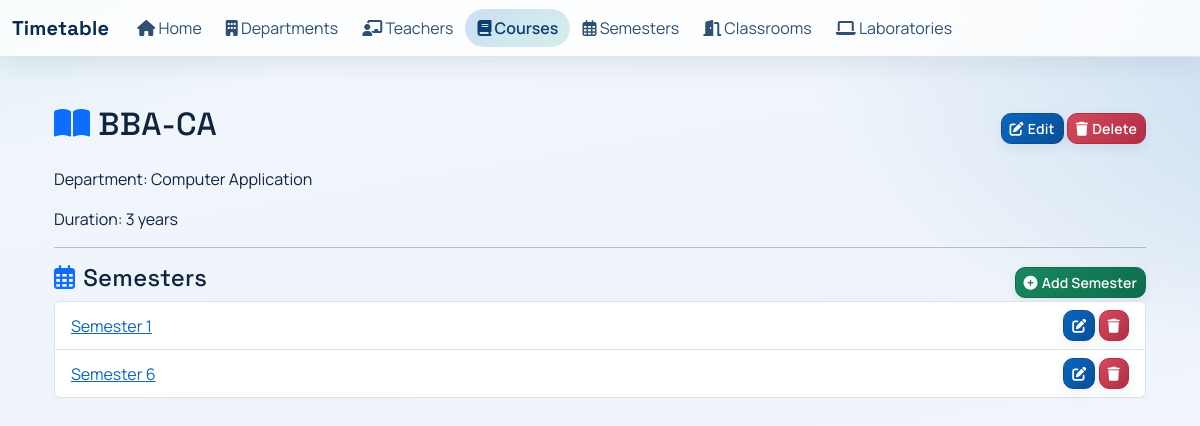
The app's page /courses/23/ with its own data.
### scheduler/models.py (models this page shows, shortened)
class Course(models.Model):
    name = models.CharField(max_length=100)
    department = models.ForeignKey(Department, on_delete=models.CASCADE, related_name='courses')
    duration_years = models.PositiveSmallIntegerField(default=3)

class Department(models.Model):
    name = models.CharField(max_length=100)
    description = models.TextField(blank=True)

class Semester(models.Model):
    number = models.PositiveSmallIntegerField()
    course = models.ForeignKey(Course, on_delete=models.CASCADE, related_name='semesters')
    start_time = models.TimeField(
        null=True, blank=True,
        help_text="Semester daily start time (e.g. 08:00 AM)"
    )
    end_time = models.TimeField(
        null=True, blank=True,
        help_text="Semester daily end time (e.g. 04:00 PM)"
    )
    break_count = models.PositiveSmallIntegerField(
        default=0,
        help_text="Number of breaks during the day"
    )
    breaks = models.TextField(
        blank=True,
        help_text="Comma-separated break ranges (HH:MM-HH:MM)"
    )
    WORKING_DAY_CHOICES = [
        ('MON-FRI', 'Monday–Friday'),
        ('MON-SAT', 'Monday–Saturday'),
    ]
    working_days = models.CharField(
        max_length=7,
        choices=WORKING_DAY_CHOICES,
        default='MON-FRI',
        help_text="Days of week when classes are held"
    )
    max_lectures_per_day = models.PositiveSmallIntegerField(
        default=6,
        help_text="Maximum number of lecture slots allowed per day for this semester"
    )
    start_date = models.DateField(null=True, blank=True)
    end_date = models.DateField(null=True, blank=True)
    class Meta:
        unique_together = ('number', 'course')
        ordering = ['course', 'number']

### scheduler/views.py (the view)
# urls.py: path('courses/<int:pk>/', views.CourseDetailView.as_view(), name='course_detail'),
class CourseDetailView(DetailView):
    model = Course
    template_name = 'course_detail.html'
    context_object_name = 'course'
    def get_context_data(self, **kwargs):
        ctx = super().get_context_data(**kwargs)
        ctx['semesters'] = self.object.semesters.all()
        return ctx

### templates/course_detail.html (shortened to what this page needs)
{% extends "base.html" %}
{% block content %}
<div class="container py-4">
    <div class="d-flex justify-content-between align-items-center mb-3">
        <h2><i class="fa-solid fa-book-open me-2 text-primary"></i>{{ course.name }}</h2>
        <div>
            <a href="{% url 'scheduler:course_edit' course.pk %}" class="btn btn-sm btn-primary">
                <i class="fa-solid fa-pen-to-square me-1"></i>Edit
            </a>
            <a href="{% url 'scheduler:course_delete' course.pk %}" class="btn btn-sm btn-danger">
                <i class="fa-solid fa-trash me-1"></i>Delete
            </a>
        </div>
    </div>
    <p>Department: {{ course.department.name }}</p>
    <p>Duration: {{ course.duration_years }} years</p>
    <hr>
    <div class="mb-3">
        <div class="d-flex justify-content-between align-items-center">
            <h4><i class="fa-regular fa-calendar-days me-2 text-primary"></i>Semesters</h4>
            <a href="{% url 'scheduler:semester_add' %}?course={{ course.pk }}" class="btn btn-sm btn-success">
                <i class="fa-solid fa-circle-plus me-1"></i>Add Semester
            </a>
        </div>
        <ul class="list-group">
            {% for sem in semesters %}
            <li class="list-group-item d-flex justify-content-between align-items-center">
                <div>
                    <a href="{% url 'scheduler:semester_detail' sem.id %}">Semester {{ sem.number }}</a>
                </div>
                <div>
                    <a href="{% url 'scheduler:semester_edit' sem.id %}" class="btn btn-sm btn-primary">
                        <i class="fa-solid fa-pen-to-square"></i>
                    </a>
                    <a href="{% url 'scheduler:semester_delete' sem.id %}" class="btn btn-sm btn-danger">
                        <i class="fa-solid fa-trash"></i>
                    </a>
                </div>
            </li>
            {% empty %}
            <li class="list-group-item"><i class="fa-regular fa-folder-open me-1"></i>No semesters defined.</li>
            {% endfor %}
        </ul>
    </div>
</div>
{% endblock %}

### static/css/styles.css (style rules this page uses)
:root { --app-bg: #edf3f9; --app-surface: #ffffff; --app-surface-soft: #f8fbff; --app-border: #dbe4f0; --app-text: #10243e; --app-muted: #5c6f87; --app-brand: #0b66c3; --app-brand-strong: #084f96; --app-brand-soft: rgba(11, 102, 195, 0.12); --app-accent: #0f9f8f; --app-danger: #c4384e; --radius-sm: 10px; --radius-md: 14px; --radius-lg: 18px; --shadow-sm: 0 8px 22px rgba(16, 36, 62, 0.08); --shadow-md: 0 16px 38px rgba(16, 36, 62, 0.14); --transition-fast: 180ms ease; --transition-slow: 300ms ease; }
* { box-sizing: border-box; }
html, body { min-height: 100%; }
body { font-family: "Manrope", "Segoe UI", Arial, sans-serif; color: var(--app-text); background: radial-gradient(1600px 750px at -20% -20%, rgba(15, 159, 143, 0.2), transparent 45%), radial-gradient(1400px 680px at 120% 8%, rgba(11, 102, 195, 0.2), transparent 45%), linear-gradient(170deg, #f2f7fc 0%, var(--app-bg) 45%, #f7fbff 100%); margin: 0; overflow-x: hidden; }
h1, h2, h3, h4, h5, h6, .navbar-brand { font-family: "Space Grotesk", "Manrope", sans-serif; letter-spacing: 0.01em; }
p, small { color: inherit; }
a { color: var(--app-brand); transition: color var(--transition-fast); }
.container { transition: transform var(--transition-fast); }
.btn { font-weight: 600; letter-spacing: 0.01em; border-radius: var(--radius-sm); border-width: 1px; box-shadow: 0 4px 12px rgba(25, 50, 86, 0.08); transition: transform var(--transition-fast), box-shadow var(--transition-fast), filter var(--transition-fast); }
.btn-primary { background: linear-gradient(135deg, var(--app-brand) 0%, var(--app-brand-strong) 100%); border-color: var(--app-brand-strong); }
.btn-success { background: linear-gradient(135deg, #17885f 0%, #0d6d4d 100%); border-color: #0d6d4d; }
.btn-danger { background: linear-gradient(135deg, #d54a5d 0%, #b12d44 100%); border-color: #b12d44; }

### records on screen
Course: name "BBA-CA", department.name "Computer Application", duration_years "3"
Semester: number "1"
Semester: number "6"
